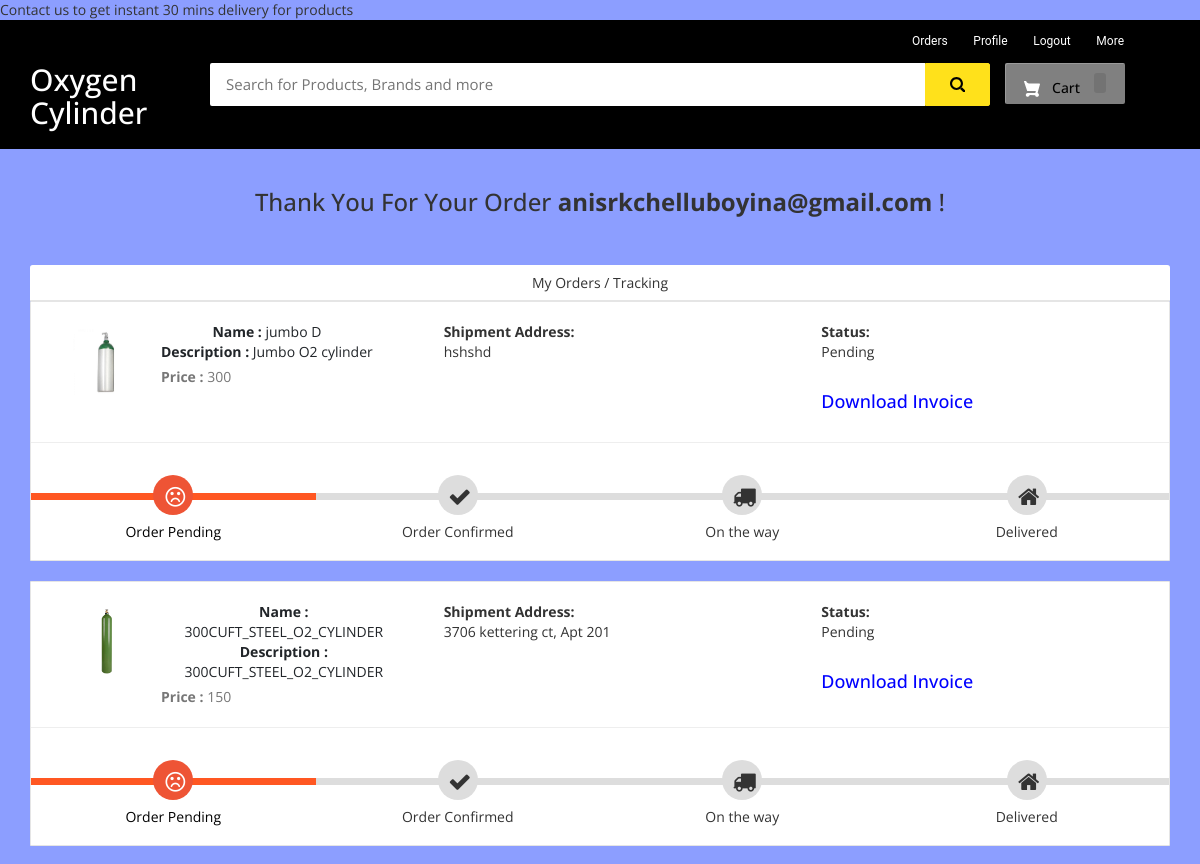
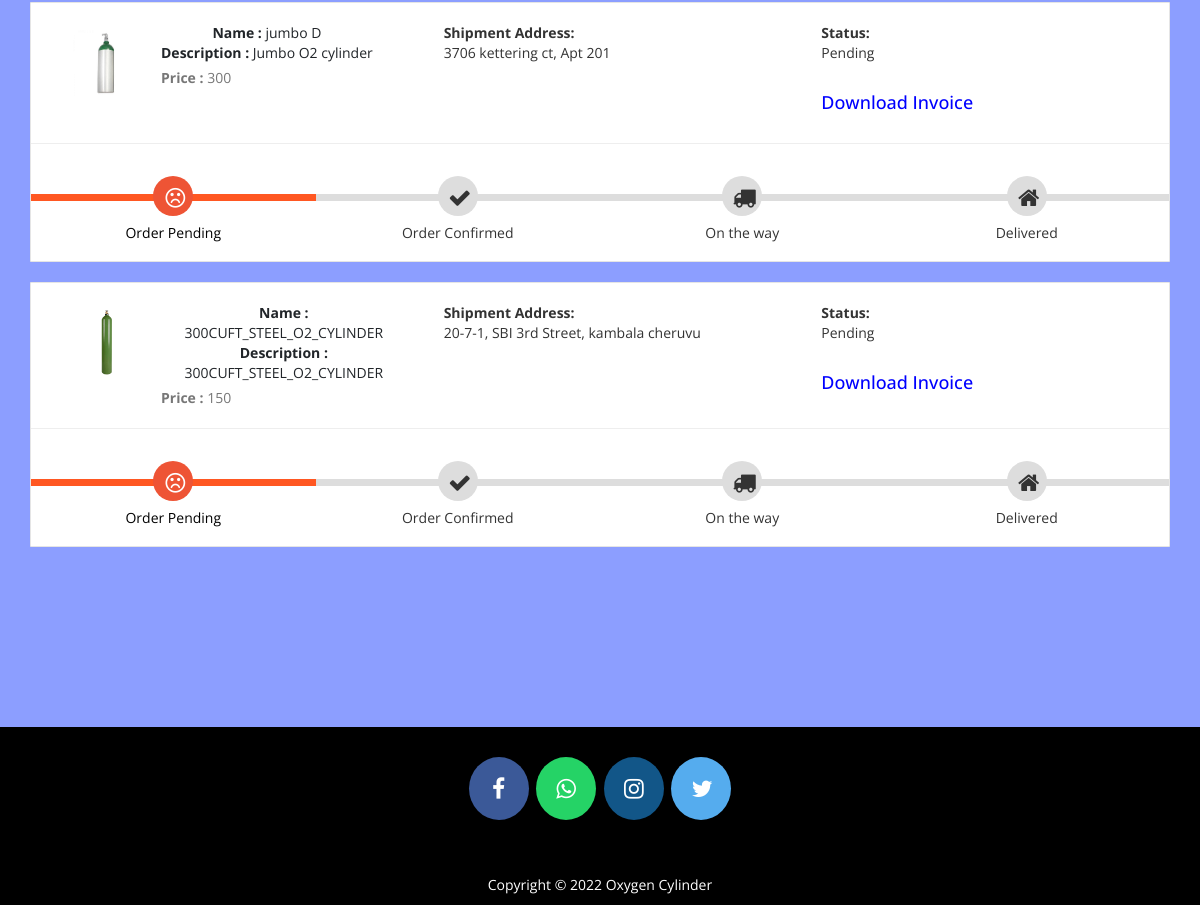
Page /my-order (signed in) on the committed database (2 pictures, top to bottom).
### ecom/models.py (models this page shows, shortened)
class Product(models.Model):
    name=models.CharField(max_length=40)
    product_image= models.ImageField(upload_to='product_image/',null=True,blank=True)
    price = models.PositiveIntegerField()
    description=models.CharField(max_length=40)

class Orders(models.Model):
    STATUS =(
        ('Pending','Pending'),
        ('Order Confirmed','Order Confirmed'),
        ('Out for Delivery','Out for Delivery'),
        ('Delivered','Delivered'),
    )
    customer=models.ForeignKey('Customer', on_delete=models.CASCADE,null=True)
    product=models.ForeignKey('Product',on_delete=models.CASCADE,null=True)
    email = models.CharField(max_length=50,null=True)
    address = models.CharField(max_length=500,null=True)
    mobile = models.CharField(max_length=20,null=True)
    order_date= models.DateField(auto_now_add=True,null=True)
    status=models.CharField(max_length=50,null=True,choices=STATUS)

### ecom/views.py (the view)
# urls.py: path('my-order', views.my_order_view,name='my-order'),
@login_required(login_url='customerlogin')
@user_passes_test(is_customer)
def my_order_view(request):
    customer=models.Customer.objects.get(user_id=request.user.id)
    orders=models.Orders.objects.all().filter(customer_id = customer)
    ordered_products=[]
    for order in orders:
        ordered_product=models.Product.objects.all().filter(id=order.product.id)
        ordered_products.append(ordered_product)
    return render(request,'ecom/my_order.html',{'data':zip(ordered_products,orders)})

### ecom/views.py (called while the page is built)
def is_customer(user):
    return user.groups.filter(name='CUSTOMER').exists()

### templates/ecom/my_order.html (shortened to what this page needs)
{% extends 'ecom/customer_base.html' %}
{% load static %}
{% block content %}
<br>
<h3 style="text-align:center;">Thank You For Your Order  <strong>{{request.user}}</strong> !</h3> <br><br>
<div class="container">
    <header class="card-header" style="text-align:center;"> My Orders / Tracking </header>
    {% for products,order in data %}
    <article class="card">
        <div class="card-body">
            <ul class="row" style="margin-left:20px;margin-top:20px;">
                <li class="col-md-4">
                  <figure class="itemside mb-3">
                    {%for product in products%}
                      <div class="aside"><img src="{% static product.product_image.url %}" class="img-sm border"></div>
                      <figcaption class="info align-self-center">
                          <p class="title"><strong>Name : </strong>{{product.name}} <br> <strong>Description : </strong>{{product.description}}</p> <span class="text-muted"><strong>Price : </strong>{{product.price}} </span>
                      </figcaption>
                  </figure>
                </li>
                <li class="col-md-4">
                    <div class="col"> <strong>Shipment Address:</strong> <br> {{order.address}}</div>
                </li>
                <li class="col-md-4">
                    <div class="col"> <strong>Status:</strong> <br> {{order.status}} </div> <br>
                    <h4><a style="text-decoration:none; color:blue;" href="{% url 'download-invoice' order.id product.id  %}" >Download Invoice</a></h4>
                </li>
                {%endfor%}
            </ul>
            <hr>
            <div class="track">
                {%if order.status == 'Pending' %}
                <div class="step active"> <span class="icon"> <i style="padding-top:5px; padding-right:20px;" class="fa fa-frown-o"></i> </span> <span class="text">Order Pending</span> </div>
                <div class="step "> <span class="icon"> <i style="padding-top:5px; padding-right:20px;" class="fa fa-check"></i> </span> <span class="text"> Order Confirmed</span> </div>
                <div class="step "> <span class="icon"> <i style="padding-top:5px; padding-right:20px;" class="fa fa-truck"></i> </span> <span class="text"> On the way </span> </div>
                <div class="step "> <span class="icon"> <i style="padding-top:5px; padding-right:20px;" class="fa fa-home"></i> </span> <span class="text">Delivered</span> </div>
                {%endif%}
            </div>
        </div>
    </article><br>
    {%endfor%}
</div>
<br><br><br><br><br>
{% endblock content %}

### templates/ecom/customer_base.html (shortened to what this page needs)
<html>
{% load static %}
<head>
<link rel="stylesheet" href="https://maxcdn.bootstrapcdn.com/bootstrap/3.3.0/css/bootstrap.min.css">
<link rel="stylesheet" href="https://maxcdn.bootstrapcdn.com/font-awesome/4.7.0/css/font-awesome.min.css">
</head>
<body>
  <marquee>Contact us to get instant 30 mins delivery for products</marquee>
<div id="navbar">
    <div class="container">
        <div class="row row1">
            <ul class="largenav pull-right">
                <li class="upper-links"><a class="links" href="/my-order">Orders</a></li>
                <li class="upper-links"><a class="links" href="/my-profile">Profile</a></li>
                  <li class="upper-links"><a class="links" href="/logout">Logout</a></li>
                <li class="upper-links dropdown"><a class="links" href="">More</a>
                </li>
            </ul>
        </div>
        <div class="row row2">
            <div class="col-sm-2">
                <h2 style="margin:0px;"><a style="text-decoration:none; color:white;" href="/"><span class="largenav">Oxygen Cylinder </span></a></h2>
            </div>
            <div class="navbar-search smallsearch col-sm-8 col-xs-11">
              <form  action="/search" method="get">
                <div class="row"> <input class="navbar-input col-xs-11" type="search" placeholder="Search for Products, Brands and more" name="query" id="query">
                  <button class="navbar-button col-xs-1" type="submit">
                  </button>
                </div>
              </form>
            </div>
            <div class="cart1 largenav col-sm-2"> <a class="cart-button" href="/cart">  Cart <span class="item-number ">{{ product_count_in_cart }}</span> </a> </div>
        </div>
    </div>
</div>
{% block content %}
{% endblock content %}
<br><br><br>
<footer>
  <p>
    <a id="ftr" href="https://facebook.com/" class="fa fa-facebook"></a>
    <a id="ftr" href="https://api.whatsapp.com/" class="fa fa-whatsapp"></a>
    <a id="ftr" href="https://instagram.com/" class="fa fa-instagram"></a>
    <a id="ftr" href="https://twitter.com/" class="fa fa-twitter"></a>
  </p>
  <br>
  <div class="container">
    <div class="row">
      <div class="col-md-12 col-sm-12">
        <div style="color:#ffffff;" class="wow fadeInUp footer-copyright">
          <p> <br>
            Copyright &copy; 2022 Oxygen Cylinder </p>
        </div>
      </div>
    </div>
  </div>
</footer>
</body>
</html>

### templates/ecom/customer_base.html (style rules this page uses)
body { background-color: #ebe0e0 }
#navbar { background-color: #000; color: black; }
.row1 { padding-top: 10px; padding-right: 50px }
.row2 { padding-bottom: 20px }
.navbar-input { padding: 11px 16px; border-radius: 2px 0 0 2px; border: 0 none; outline: 0 none; font-size: 15px }
.navbar-button { background-color: #ffe11b; border: 1px solid #ffe11b; border-radius: 0 2px 2px 0; color: #565656; padding: 10px 0; height: 43px; cursor: pointer }
.cart-button { background-color: #808080; box-shadow: 0 4px 4px 0 rgba(0, 0, 0, .23), inset 1px 1px 0 0 hsla(0, 0%, 100%, .2); padding: 10px 0; text-align: center; height: 41px; border-radius: 2px; font-weight: 500; width: 120px; display: inline-block; color: #FFFFFF; text-decoration: none; color: inherit; border: none; outline: none }
.cart-svg { display: inline-block; width: 16px; height: 16px; vertical-align: middle; margin-right: 8px }
.item-number { border-radius: 3px; background-color: rgba(0, 0, 0, .1); height: 20px; padding: 3px 6px; font-weight: 500; display: inline-block; color: #fff; line-height: 12px; margin-left: 10px }
.upper-links { display: inline-block; padding: 0 11px; line-height: 23px; font-family: 'Roboto', sans-serif; letter-spacing: 0; color: inherit; border: none; outline: none; font-size: 12px }
.dropdown { position: relative; display: inline-block; margin-bottom: 0px }
.links { color: #fff; text-decoration: none }
.largenav { display: none }
.smallsearch { margin-left: 15px; margin-top: 15px }
footer { padding: 0px 0px 0px 0px; background-color: black; margin: 0px; }
#ftr { padding: 20px; }
.fa { font-size: 23px; width: 60px; text-align: center; text-decoration: none; margin: 5px 2px; border-radius: 50%; }
.fa-facebook { background: #3B5998; color: white; margin-top: 30px; }
.fa-whatsapp { background: #25d366; color: white; }
.fa-twitter { background: #55ACEE; color: white; }
.fa-instagram { background: #125688; color: white; }
p { text-align: center; }
@media screen and (min-width: 768px) { .largenav { display: block } }
@media screen and (min-width: 768px) { .smallsearch { margin: 0px } }

### templates/ecom/my_order.html (style rules this page uses)
body { background-color: #8C9EFF; font-family: 'Open Sans', serif }
.container { margin-top: 0px; margin-bottom: 0px }
.card { position: relative; display: -webkit-box; display: -ms-flexbox; display: flex; -webkit-box-orient: vertical; -webkit-box-direction: normal; -ms-flex-direction: column; flex-direction: column; min-width: 0; word-wrap: break-word; background-color: #fff; background-clip: border-box; border: 1px solid rgba(0, 0, 0, 0.1); border-radius: 0.10rem }
.card-header:first-child { border-radius: calc(0.37rem - 1px) calc(0.37rem - 1px) 0 0 }
.card-header { padding: 0.75rem 1.25rem; margin-bottom: 0; background-color: #fff; border-bottom: 1px solid rgba(0, 0, 0, 0.1) }
.track { position: relative; background-color: #ddd; height: 7px; display: -webkit-box; display: -ms-flexbox; display: flex; margin-bottom: 60px; margin-top: 50px }
.track .step { -webkit-box-flex: 1; -ms-flex-positive: 1; flex-grow: 1; width: 25%; margin-top: -18px; text-align: center; position: relative }
.track .step.active:before { background: #FF5722 }
.track .step::before { height: 7px; position: absolute; content: ""; width: 100%; left: 0; top: 18px }
.track .step.active .icon { background: #ee5435; color: #fff }
.track .icon { display: inline-block; width: 40px; height: 40px; line-height: 40px; position: relative; border-radius: 100%; background: #ddd }
.track .step.active .text { font-weight: 400; color: #000 }
.track .text { display: block; margin-top: 7px }
.itemside { position: relative; display: -webkit-box; display: -ms-flexbox; display: flex; width: 100% }
.itemside .aside { position: relative; -ms-flex-negative: 0; flex-shrink: 0 }
.img-sm { width: 80px; height: 80px; padding: 7px }
ul.row, ul.row-sm { list-style: none; padding: 0 }
.itemside .info { padding-left: 15px; padding-right: 7px }
.itemside .title { display: block; margin-bottom: 5px; color: #212529 }
p { margin-top: 0; margin-bottom: 1rem }

### rows in the picture
Orders: address "hshshd", status "Pending", shows "Order Pending"
Product: product_image (picture), name "jumbo D", description "Jumbo O2 cylinder", price "300"
Orders: address "3706 kettering ct, Apt 201", status "Pending", shows "Order Pending"
Product: product_image (picture), name "300CUFT_STEEL_O2_CYLINDER", description "300CUFT_STEEL_O2_CYLINDER", price "150"
Orders: address "3706 kettering ct, Apt 201", status "Pending", shows "Order Pending"
Orders: address "20-7-1, SBI 3rd Street, kambala cheruvu", status "Pending", shows "Order Pending"

### other values in the picture
{{ request.user }} "anisrkchelluboyina@gmail.com"
